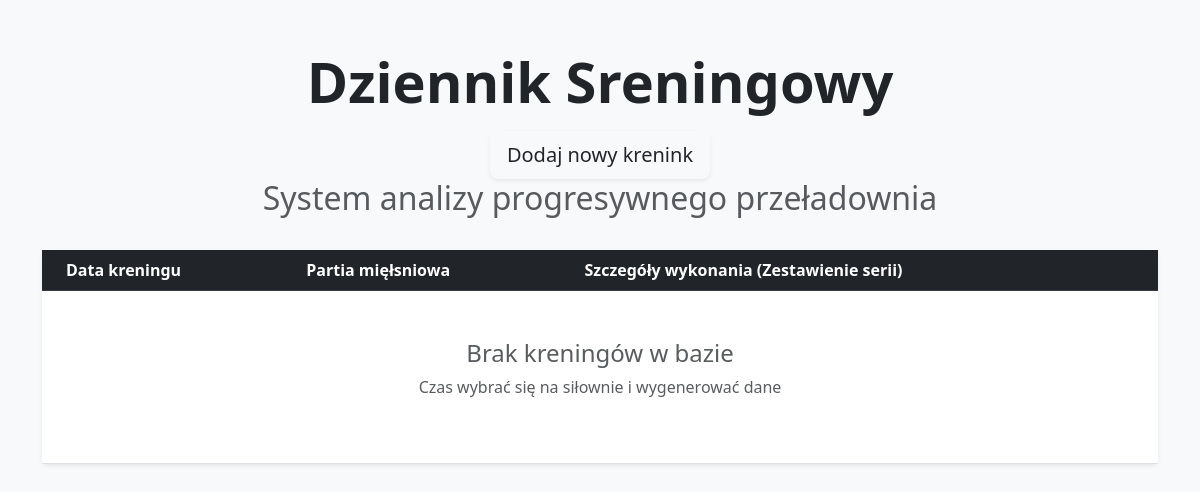
/, run on an earlier commit of the app's database.
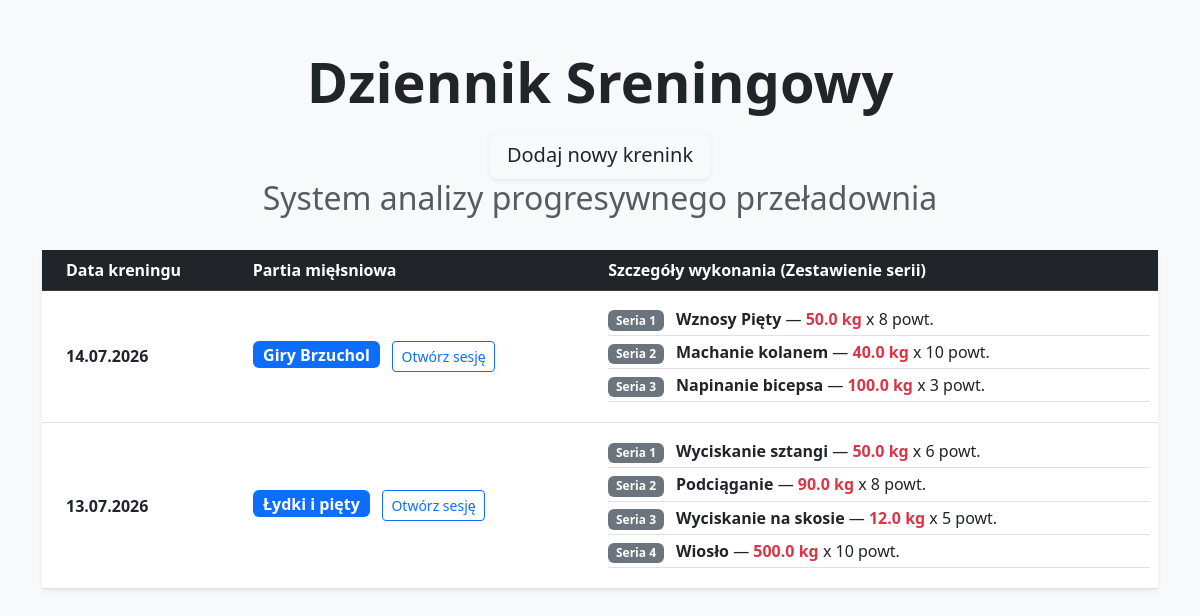
And on a later commit of the database.
### workout/models.py (models this page shows, shortened)
class Workout(models.Model):
    date = models.DateField()
    target_muscle = models.CharField(max_length=50)

class TrainingSet(models.Model):
    workout = models.ForeignKey(Workout, on_delete=models.CASCADE, related_name='sets')
    exercise = models.CharField(max_length=100, default="Nieznane")
    set_number = models.PositiveIntegerField(default=1, verbose_name="Numer serii")
    weight = models.FloatField()
    reps = models.IntegerField()

### workout/views.py (the view)
# urls.py: path('', views.dashboard, name='dashboard'),
def dashboard(request):
    all_workouts = Workout.objects.all().order_by('-date')
    context = {
        'workouts': all_workouts
    }
    return render(request, 'workout/dashboard.html', context)

### workout/templates/workout/dashboard.html (shortened to what this page needs)
<!DOCTYPE html>
<html>
    <head>
        <link href="https://cdn.jsdelivr.net/npm/bootstrap@5.3.0/dist/css/bootstrap.min.css" rel="stylesheet">
    </head>
        <body class="bg-light">
            <div class="container mt-5">
                    <div class="row mb-4">
                        <div class="col-12 text-center">
                            <h1 class="display-4 fw-bold text-dark">Dziennik Sreningowy</h1>
                            <div class="mt-3">
                                <a href="{% url 'add_workout' %}" class="btn btn-succes btn-lg shadow-sm">Dodaj nowy krenink</a>
                            </div>
                            <h2 class="text-muted">System analizy progresywnego przeładownia</h2>
                        </div>
                    </div>
                    <div class="row">
                        <div class="col-12">
                            <div class="card shadow-sm border-0">
                                <div class="card-body p-0">
                                    <table class="table table-hover mb-0">
                                        <thead class="table-dark">
                                            <tr>
                                                <th class="ps-4">Data kreningu</th>
                                                <th>Partia mięłsniowa</th>
                                                <th>Szczegóły wykonania (Zestawienie serii)</th>
                                            </tr>
                                        </thead>
                                        <tbody>
                                             {% for workout in workouts %}
                                             <tr>
                                                <td class="align-middle ps-4 fw-bold">{{ workout.date|date:"d.m.Y" }}</td>
                                                <td class="align-middle">
                                                    <span class="badge bg-primary fs-6">{{ workout.target_muscle }}</span>
                                                    <a href="{% url 'workout_detail' workout.pk %}" class="btn btn-sm btn-outline-primary ms-2">Otwórz sesję</a>
                                                </td>
                                                <td class="py-3">
                                                    <ul class="list-unstyled mb-0">
                                                         {% for set in workout.sets.all %}
                                                         <li class="mb-1 border-bottom pb-1">
                                                            <span class="badge bg-secondary me-2">Seria {{ set.set_number }}</span>
                                                            <span class="fw-semibold">{{ set.exercise }}</span> &mdash;
                                                            <span class="text-danger fw-bold">{{ set.weight }} kg</span>
                                                            x {{ set.reps}} powt.
                                                         </li>
                                                         {% endfor %}
                                                    </ul>
                                                </td>
                                             </tr>
                                              {% empty %}
                                              <tr>
                                                <td colspan="3" class="text-center text-muted py-5">
                                                <h4>Brak kreningów w bazie</h4>
                                                <p>Czas wybrać się na siłownie i wygenerować dane</p>
                                                </td>
                                              </tr>
                                              {% endfor %}
                                        </tbody>
                                    </table>
                                </div>
                            </div>
                        </div>
                    </div>
            </div>
        </body>
</html>

What changed in the data, as far as the page shows it:
added Workout: date "14.07.2026", target_muscle "Giry Brzuchol"
added TrainingSet: set_number "1", exercise "Wznosy Pięty", weight "50.0", reps "8", shown under "14.07.2026"
added TrainingSet: set_number "2", exercise "Machanie kolanem", weight "40.0", reps "10", shown under "14.07.2026"
added TrainingSet: set_number "3", exercise "Napinanie bicepsa", weight "100.0", reps "3", shown under "14.07.2026"
added Workout: date "13.07.2026", target_muscle "Łydki i pięty"
added TrainingSet: set_number "1", exercise "Wyciskanie sztangi", weight "50.0", reps "6", shown under "13.07.2026"
added TrainingSet: set_number "2", exercise "Podciąganie", weight "90.0", reps "8", shown under "13.07.2026"
added TrainingSet: set_number "3", exercise "Wyciskanie na skosie", weight "12.0", reps "5", shown under "13.07.2026"
added TrainingSet: set_number "4", exercise "Wiosło", weight "500.0", reps "10", shown under "13.07.2026"
Also different on the page:
text no longer shown: "Brak kreningów w bazie Czas wybrać się na siłownie i wygenerować dane"
